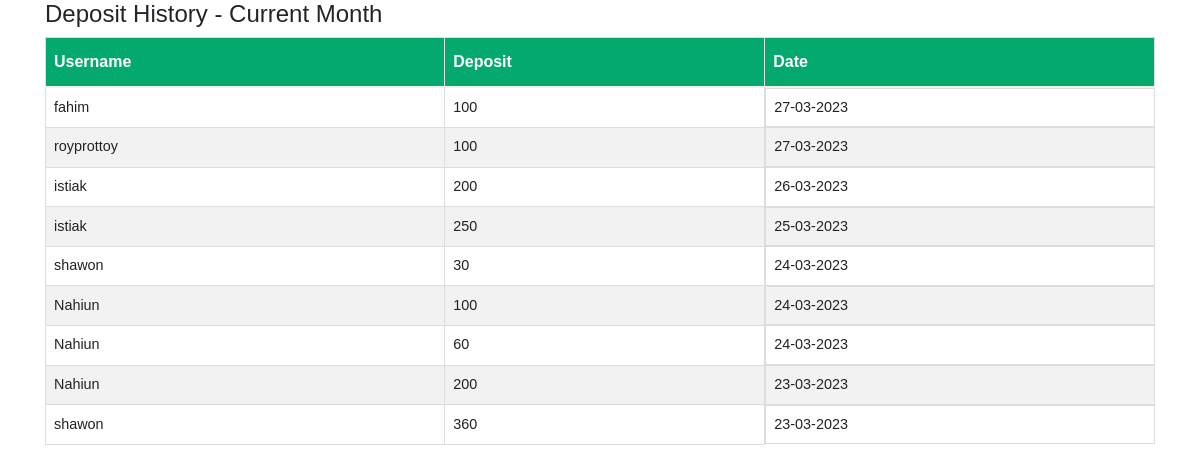
The app's page /deposit_view.php with its own data.
### tables this page shows
CREATE TABLE `meals` (
  `id` int(11) UNSIGNED NOT NULL,
  `username` varchar(50) DEFAULT NULL,
  `totalmeals` int(11) DEFAULT NULL,
  `deposit` int(11) DEFAULT NULL,
  `userstotalmeals` int(11) DEFAULT NULL,
  `bazarcost` int(255) DEFAULT NULL,
  `manage_user` varchar(255) DEFAULT NULL,
  `role` varchar(255) DEFAULT NULL,
  `bazar_details` varchar(255) DEFAULT NULL,
  `deposit_date` date DEFAULT NULL,
  `bazar_date` date DEFAULT NULL,
  `meal_date` date DEFAULT NULL,
  `status` varchar(255) DEFAULT NULL
);

### deposit_view.php (the view, shortened to what this page needs)
<!DOCTYPE html>
<html>
<head>
    <link rel="stylesheet" href="https://stackpath.bootstrapcdn.com/bootstrap/4.3.1/css/bootstrap.min.css">
         <link rel="stylesheet" href="main.css"/>
</head>
<body>
    <div class="container">
        <h4>Deposit History - Current Month</h4>
        <table id="customers">
            <thead>
                <tr>
                    <th>Username</th>
                    <th>Deposit</th>
                    <th>Date</th>
                </tr>
            </thead>
            <tbody>
                <?php
                $conn = mysqli_connect('138.201.53.131', 'mwfiedvq_meals', 'Bangla@desh33', 'mwfiedvq_meals');
                $result = mysqli_query($conn, "SELECT username, deposit, deposit_date FROM meals WHERE deposit_date != '0000-00-00' ORDER BY deposit_date DESC");
                if (mysqli_num_rows($result) > 0) {
                  while ($row = mysqli_fetch_assoc($result)) {
                    echo '<tr>';
                    echo '<td>' . $row['username'] . '</td>';
                    echo '<td>' . $row['deposit'] . '</td>';
                    echo '<td>' . date('d-m-Y', strtotime($row['deposit_date'])) . '</td>';
                    echo '</tr>';
                  }
                  echo '</tbody></table>';
                } else {
                  echo 'No data found.';
                }
                ?>
    </div>
</body>
</html>

### main.css (style rules this page uses)
body { margin:0; }
:root { --main-color: #11101d; --color-dark: #1D2231; --text-grey: #8390A2; }
* { padding: 0; margin: 0; box-sizing: border-box; list-style: none; text-decoration: none; font-family: 'Poppins' ,sans-serif; }
table { border-collapse: collapse; }
thead tr { border-top: 1px solid #f0f0f0; border-bottom:2px solid #f0f0f0; }
td { padding: .5rem 1rem ; font-size: .9rem ; color: #222; }
tr td:last-child { display: flex; align-items: center; }

### deposit_view.php (style rules this page uses)
#customers { font-family: Arial, Helvetica, sans-serif; border-collapse: collapse; width: 100%; }
#customers td, #customers th { border: 1px solid #ddd; padding: 8px; }
#customers tr:nth-child(even) { background-color: #f2f2f2; }
#customers th { padding-top: 12px; padding-bottom: 12px; text-align: left; background-color: #04AA6D; color: white; }

### records on screen
meals: username "fahim", deposit "100", deposit_date "27-03-2023"
meals: username "royprottoy", deposit "100", deposit_date "27-03-2023"
meals: username "istiak", deposit "200", deposit_date "26-03-2023"
meals: username "istiak", deposit "250", deposit_date "25-03-2023"
meals: username "shawon", deposit "30", deposit_date "24-03-2023"
meals: username "Nahiun", deposit "100", deposit_date "24-03-2023"
meals: username "Nahiun", deposit "60", deposit_date "24-03-2023"
meals: username "Nahiun", deposit "200", deposit_date "23-03-2023"
meals: username "shawon", deposit "360", deposit_date "23-03-2023"
